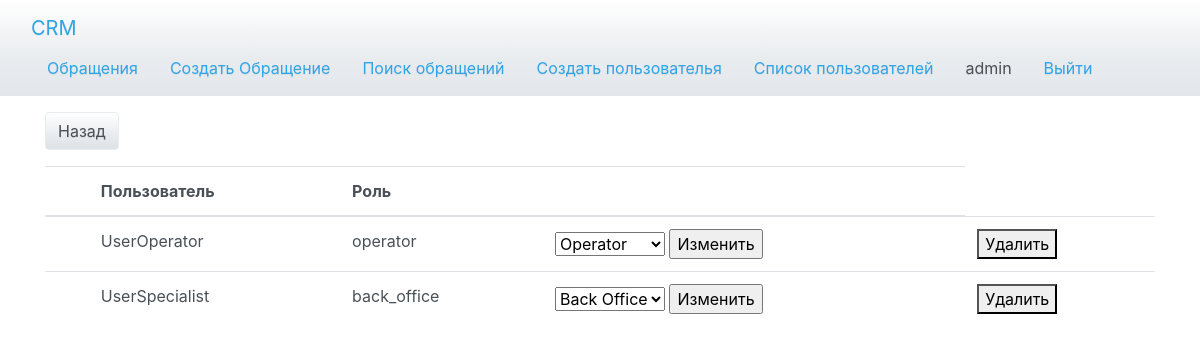
Screenshot of /crm/user_roles/ (signed in) with the database file from the repository.
### crm/models.py (models this page shows, shortened)
class User(AbstractUser):
    first_name = None
    last_name = None
    ROLES = (
        ('operator', 'Operator'),
        ('back_office', 'Back Office Specialist'),
    )
    role = models.CharField(max_length=20, choices=ROLES)

### crm/views.py (the view)
# urls.py: path('user_roles/', user_roles, name='user_roles'),
@user_passes_test(lambda u: u.is_superuser, login_url='login')
def user_roles(request):
    users = User.objects.all()
    return render(request, 'crm/user_roles.html', {'users': users})

### crm/templates/crm/user_roles.html (shortened to what this page needs)
{% extends 'crm/base.html' %}
{% block content %}
    <a href="{% url 'ticket_list' %}" class="btn btn-secondary mt-3 mb-3">Назад</a>
<table class="table">
  <thead>
    <tr>
      <th scope="col"></th>
      <th scope="col">Пользователь</th>
      <th scope="col">Роль</th>
      <th scope="col"></th>
    </tr>
  </thead>
  <tbody>
    {% for user in users %}
        <tr>
        {% if not user.is_superuser or not user.is_staff %}
      <th scope="row"></th>
      <td>{{ user.username }}</td>
      <td>{{ user.role }}</td>
      <td>
          <form method="post" action="{% url 'update_role' user_id=user.id %}">
            <select name="role">
              <option value="operator" {% if user.role == 'operator' %}selected{% endif %}>Operator</option>
              <option value="back_office" {% if user.role == 'back_office' %}selected{% endif %}>Back Office</option>
            </select>
            <input type="submit" value="Изменить">
          </form>
      </td>
        <td>
        <form method="POST" action="{% url 'delete_user' user.id %}">
            <button type="submit">Удалить</button>
        </form>
        </td>
          {% endif %}
        </tr>
    {% endfor %}
  </tbody>
</table>
{% endblock %}

### crm/templates/crm/base.html (shortened to what this page needs)
<!doctype html>
<html lang="en">
<head>
    <link rel="stylesheet" href="https://cdn.jsdelivr.net/npm/bootswatch@4.5.2/dist/cerulean/bootstrap.min.css">
</head>
<body>
<nav class="navbar bg-light">
      <div class="container-fluid">
        <a class="navbar-brand" href="{% url 'ticket_list' %}">CRM</a>
        <div class="d-flex">
            {% if user.is_authenticated %}
                <a class="nav-link" href="{% url 'ticket_list' %}">Обращения</a>
                <a class="nav-link" href="{% url 'create_ticket' %}">Создать Обращение</a>
                <a class="nav-link" href="{% url 'search_tickets' %}">Поиск обращений</a>
                {% if user.is_superuser or user.is_staff %}
                    <a class="nav-link" href="{% url 'create_user' %}">Создать пользователья</a>
                    <a class="nav-link" href="{% url 'user_roles' %}">Список пользователей</a>
                {% endif %}
                <li class="nav-link">
                    {% if user.is_superuser or user.is_staff %}
                        {{ user.username }}
                        {% else %}
                        {{ user.username }} - {{ user.role }}
                    {% endif %}
                </li>
                <a class="nav-link" href="{% url 'logout' %}">Выйти</a>
            {% endif %}
        </div>
      </div>
    </nav>
<div class="container">
    {% block content %}
    {% endblock %}
</div>
</body>
</html>

### rows the page displays
User: username "admin"
User: username "UserOperator", role "operator", role "Operator"
User: username "UserSpecialist", role "back_office", role "Back Office"
